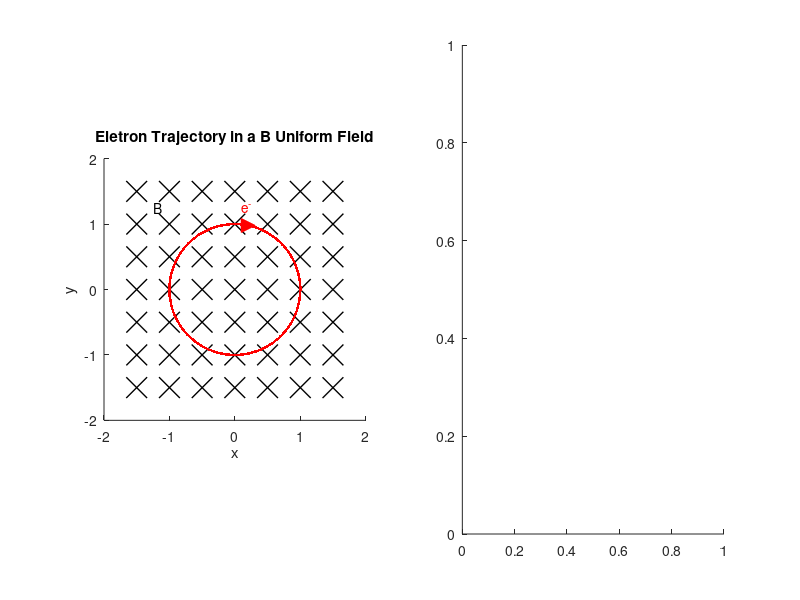

Reproduce this figure in MATLAB. (Note: this script raises an error after producing the figure.)



clc
clear
close all

mesh_x = -1.5:0.5:1.5;
mesh_y = -1.5:0.5:1.5;

[meshX, meshY] = meshgrid(mesh_x, mesh_y);

meshZ = zeros(7, 7);
figure('Renderer', 'painters', 'Position', [10 10 800 400]) % Set figure pixel size to 800x400

subplot(1,2,1)
plot3(meshX, meshY, meshZ,'kx', 'MarkerSize', 15, 'LineWidth', 1)
xlim([-2 2])
ylim([-2 2])
view(0, 90)
axis square
xlabel('x')
ylabel('y')
text(-1.25, 1.25, 'B','FontSize', 10)

v = [1 0 0];     %initial velocity
B = [0 0 -1];    %magnitude of B
m = 1;           % mass
q = 1;           % charge on particle
r0 = [0 -1 0];   % initial position of particle

%find velocity parallel to B and perpendicular to B
v_para = (dot(v,B)/norm(B))*(B/norm(B));
v_per = v - v_para;

% find the circles centre
r = m*(norm(v_per))/(q*norm(B));

theta = atan(v_per(2)/v_per(1))+pi/2;

xc=r0(1)+ r*cos(theta);
yc=r0(2)+ r*sin(theta);

w = norm(v_per)/r;

hold on
subplot(1, 2, 1)

t = 0;
for i = 1:1000

    x=xc+r*cos(w.*t + pi + theta);
    y=yc+r*sin(w.*t + pi + theta);

    plot(x,y,'r.');
    hold on
    t = t + 0.1;
    
end

hold on
plot(0.2047, 0.9788, 'r>','MarkerFaceColor', 'red' ,'MarkerSize', 10)


text(0.1,1.25,'e^{-}','FontSize', 10,'Color', 'red')
title('Eletron Trajectory in a B Uniform Field')

subplot(1,2,2)

arrow = mArrow3([0 0 0],[4 4 4], 'color','red','stemWidth',0.05);
xarrow = mArrow3([0 0 0],[5 0 0], 'color','black','stemWidth',0.05);
yarrow = mArrow3([0 0 0],[0 5 0], 'color','black','stemWidth',0.05);
zarrow = mArrow3([0 0 0],[0 0 5], 'color','black','stemWidth',0.05);
view(120, 10)
xlim([0 6])
ylim([0 6])
zlim([-0.1 6])

text(4,4,4 ,'(4,4,4)','FontSize', 15,'Color', 'blue')
text(6,0,0 ,'X','FontSize', 15,'Color', 'black')
text(0,5.1,0 ,'Y','FontSize', 15,'Color', 'black')
text(0,0,5.5 ,'Z','FontSize', 15,'Color', 'black')

hold on 

plot3([4,0],[4,0],[0,0], 'r')
plot3([4,4],[4,4],[0,4], 'r')
plot3([4,4],[0,4],[0,0], 'r')
plot3([0,4],[0,4],[4,4], 'r')
plot3([0,4],[4,4],[0,0], 'r')

fill3([0,4,4,0],[0,4,4,0],[0,0,4,4],'yellow')

axis equal







